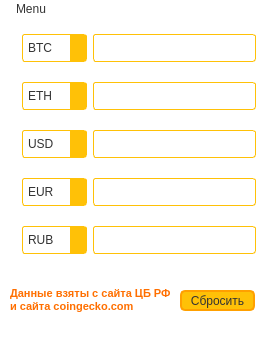
<?xml version="1.0" encoding="UTF-8"?>
<ui version="4.0">
 <class>MainWindow</class>
 <widget class="QMainWindow" name="MainWindow">
  <property name="enabled">
   <bool>true</bool>
  </property>
  <property name="geometry">
   <rect>
    <x>0</x>
    <y>0</y>
    <width>263</width>
    <height>344</height>
   </rect>
  </property>
  <property name="windowTitle">
   <string>EzConv</string>
  </property>
  <property name="windowIcon">
   <iconset theme="bitcoin">
    <normalon>../../.designer/backup/Bitcoin.svg.png</normalon>
   </iconset>
  </property>
  <property name="styleSheet">
   <string notr="true">/* Общие настройки */
QWidget {
    background-color: white;
    color: #333333;
    font-family: 'Arial', sans-serif;
}

/* Кнопки */
QPushButton {
    background-color: #FFC107;
    color: #333333;
    border: 2px solid #FFA000;
    border-radius: 5px;
}

QPushButton:hover {
    background-color: #FFD54F;
}

QPushButton:pressed {
    background-color: #FFA000;
}

/* Текстовые поля */
QLineEdit, QTextEdit {
    background-color: #FFFFFF;
    border: 1px solid #FFC107;
    border-radius: 3px;
    padding: 5px;
}

QLineEdit:focus, QTextEdit:focus {
    border: 2px solid #FF9800;
}

/* Заголовки */
QLabel {
    color: #FF6F00;
    font-weight: bold;
	font: 11px
}

/* Меню */
QMenuBar {
    background-color: white;
    color: #333333;
}

QMenuBar::item {
    spacing: 5px;
    padding: 3px 10px;
}

QMenuBar::item:selected {
    background-color: #FFC107;
}

/* Прогресс-бар */
QProgressBar {
    border: 2px solid #FFC107;
    border-radius: 5px;
    text-align: center;
}

QProgressBar::chunk {
    background-color: #FFC107;
}

/* Скроллбар */
QScrollBar:vertical {
    background-color: #FFF9C4;
    width: 15px;
}

QScrollBar::handle:vertical {
    background-color: #FFC107;
    min-height: 20px;
}

/* Чекбоксы и радио-кнопки */
QCheckBox, QRadioButton {
    spacing: 5px;
}

QCheckBox::indicator, QRadioButton::indicator {
    width: 18px;
    height: 18px;
}

QCheckBox::indicator:checked {
    background-color: #FFC107;
}

/* Комбо-бокс */
QComboBox {
    background-color: #FFFFFF;
    border: 1px solid #FFC107;
    border-radius: 3px;
    padding: 5px;
}

QComboBox::drop-down {
    background-color: #FFC107;
}

QMessageBox{
	background-color: #FFFDE7;
    color: #333333;
    font-family: 'Arial', sans-serif;
}</string>
  </property>
  <widget class="QWidget" name="centralwidget">
   <property name="maximumSize">
    <size>
     <width>270</width>
     <height>329</height>
    </size>
   </property>
   <widget class="QWidget" name="gridLayoutWidget">
    <property name="geometry">
     <rect>
      <x>10</x>
      <y>0</y>
      <width>246</width>
      <height>251</height>
     </rect>
    </property>
    <layout class="QGridLayout" name="gridLayout">
     <property name="sizeConstraint">
      <enum>QLayout::SetDefaultConstraint</enum>
     </property>
     <property name="topMargin">
      <number>0</number>
     </property>
     <property name="verticalSpacing">
      <number>6</number>
     </property>
     <item row="1" column="2">
      <widget class="QComboBox" name="currency1">
       <item>
        <property name="text">
         <string>BTC</string>
        </property>
       </item>
       <item>
        <property name="text">
         <string>ETH</string>
        </property>
       </item>
       <item>
        <property name="text">
         <string>USDT</string>
        </property>
       </item>
       <item>
        <property name="text">
         <string>SOL</string>
        </property>
       </item>
       <item>
        <property name="text">
         <string>BNB</string>
        </property>
       </item>
       <item>
        <property name="text">
         <string>DOGE</string>
        </property>
       </item>
       <item>
        <property name="text">
         <string>TRX</string>
        </property>
       </item>
       <item>
        <property name="text">
         <string>XRP</string>
        </property>
       </item>
       <item>
        <property name="text">
         <string>TON</string>
        </property>
       </item>
       <item>
        <property name="text">
         <string>USD</string>
        </property>
       </item>
       <item>
        <property name="text">
         <string>EUR</string>
        </property>
       </item>
       <item>
        <property name="text">
         <string>RUB</string>
        </property>
       </item>
       <item>
        <property name="text">
         <string>AED</string>
        </property>
       </item>
       <item>
        <property name="text">
         <string>CNY</string>
        </property>
       </item>
       <item>
        <property name="text">
         <string>JPY</string>
        </property>
       </item>
       <item>
        <property name="text">
         <string>KZT</string>
        </property>
       </item>
      </widget>
     </item>
     <item row="3" column="0">
      <widget class="QLabel" name="img2">
       <property name="text">
        <string/>
       </property>
      </widget>
     </item>
     <item row="1" column="0">
      <widget class="QLabel" name="img1">
       <property name="text">
        <string/>
       </property>
       <property name="alignment">
        <set>Qt::AlignCenter</set>
       </property>
      </widget>
     </item>
     <item row="5" column="0">
      <widget class="QLabel" name="img4">
       <property name="text">
        <string/>
       </property>
       <property name="alignment">
        <set>Qt::AlignCenter</set>
       </property>
      </widget>
     </item>
     <item row="4" column="0">
      <widget class="QLabel" name="img3">
       <property name="text">
        <string/>
       </property>
       <property name="alignment">
        <set>Qt::AlignCenter</set>
       </property>
      </widget>
     </item>
     <item row="7" column="0">
      <widget class="QLabel" name="img5">
       <property name="text">
        <string/>
       </property>
       <property name="alignment">
        <set>Qt::AlignCenter</set>
       </property>
      </widget>
     </item>
     <item row="1" column="3">
      <widget class="QLineEdit" name="lineEdit_1">
       <property name="inputMethodHints">
        <set>Qt::ImhDigitsOnly</set>
       </property>
       <property name="text">
        <string notr="true"/>
       </property>
       <property name="frame">
        <bool>true</bool>
       </property>
       <property name="alignment">
        <set>Qt::AlignRight|Qt::AlignTrailing|Qt::AlignVCenter</set>
       </property>
      </widget>
     </item>
     <item row="7" column="3">
      <widget class="QLineEdit" name="lineEdit_5">
       <property name="inputMethodHints">
        <set>Qt::ImhDigitsOnly</set>
       </property>
       <property name="text">
        <string/>
       </property>
       <property name="alignment">
        <set>Qt::AlignRight|Qt::AlignTrailing|Qt::AlignVCenter</set>
       </property>
      </widget>
     </item>
     <item row="3" column="3">
      <widget class="QLineEdit" name="lineEdit_2">
       <property name="inputMethodHints">
        <set>Qt::ImhDigitsOnly</set>
       </property>
       <property name="text">
        <string/>
       </property>
       <property name="alignment">
        <set>Qt::AlignRight|Qt::AlignTrailing|Qt::AlignVCenter</set>
       </property>
      </widget>
     </item>
     <item row="4" column="2">
      <widget class="QComboBox" name="currency3">
       <item>
        <property name="text">
         <string>USD</string>
        </property>
       </item>
       <item>
        <property name="text">
         <string>BTC</string>
        </property>
       </item>
       <item>
        <property name="text">
         <string>ETH</string>
        </property>
       </item>
       <item>
        <property name="text">
         <string>USDT</string>
        </property>
       </item>
       <item>
        <property name="text">
         <string>SOL</string>
        </property>
       </item>
       <item>
        <property name="text">
         <string>BNB</string>
        </property>
       </item>
       <item>
        <property name="text">
         <string>DOGE</string>
        </property>
       </item>
       <item>
        <property name="text">
         <string>TRX</string>
        </property>
       </item>
       <item>
        <property name="text">
         <string>XRP</string>
        </property>
       </item>
       <item>
        <property name="text">
         <string>TON</string>
        </property>
       </item>
       <item>
        <property name="text">
         <string>EUR</string>
        </property>
       </item>
       <item>
        <property name="text">
         <string>RUB</string>
        </property>
       </item>
       <item>
        <property name="text">
         <string>AED</string>
        </property>
       </item>
       <item>
        <property name="text">
         <string>CNY</string>
        </property>
       </item>
       <item>
        <property name="text">
         <string>JPY</string>
        </property>
       </item>
       <item>
        <property name="text">
         <string>KZT</string>
        </property>
       </item>
      </widget>
     </item>
     <item row="3" column="2">
      <widget class="QComboBox" name="currency2">
       <item>
        <property name="text">
         <string>ETH</string>
        </property>
       </item>
       <item>
        <property name="text">
         <string>BTC</string>
        </property>
       </item>
       <item>
        <property name="text">
         <string>USDT</string>
        </property>
       </item>
       <item>
        <property name="text">
         <string>SOL</string>
        </property>
       </item>
       <item>
        <property name="text">
         <string>BNB</string>
        </property>
       </item>
       <item>
        <property name="text">
         <string>DOGE</string>
        </property>
       </item>
       <item>
        <property name="text">
         <string>TRX</string>
        </property>
       </item>
       <item>
        <property name="text">
         <string>XRP</string>
        </property>
       </item>
       <item>
        <property name="text">
         <string>TON</string>
        </property>
       </item>
       <item>
        <property name="text">
         <string>USD</string>
        </property>
       </item>
       <item>
        <property name="text">
         <string>EUR</string>
        </property>
       </item>
       <item>
        <property name="text">
         <string>RUB</string>
        </property>
       </item>
       <item>
        <property name="text">
         <string>AED</string>
        </property>
       </item>
       <item>
        <property name="text">
         <string>CNY</string>
        </property>
       </item>
       <item>
        <property name="text">
         <string>JPY</string>
        </property>
       </item>
       <item>
        <property name="text">
         <string>KZT</string>
        </property>
       </item>
      </widget>
     </item>
     <item row="5" column="3">
      <widget class="QLineEdit" name="lineEdit_4">
       <property name="contextMenuPolicy">
        <enum>Qt::DefaultContextMenu</enum>
       </property>
       <property name="autoFillBackground">
        <bool>false</bool>
       </property>
       <property name="inputMethodHints">
        <set>Qt::ImhDigitsOnly</set>
       </property>
       <property name="text">
        <string/>
       </property>
       <property name="alignment">
        <set>Qt::AlignRight|Qt::AlignTrailing|Qt::AlignVCenter</set>
       </property>
      </widget>
     </item>
     <item row="4" column="3">
      <widget class="QLineEdit" name="lineEdit_3">
       <property name="inputMethodHints">
        <set>Qt::ImhDigitsOnly</set>
       </property>
       <property name="text">
        <string/>
       </property>
       <property name="alignment">
        <set>Qt::AlignRight|Qt::AlignTrailing|Qt::AlignVCenter</set>
       </property>
      </widget>
     </item>
     <item row="5" column="2">
      <widget class="QComboBox" name="currency4">
       <item>
        <property name="text">
         <string>EUR</string>
        </property>
       </item>
       <item>
        <property name="text">
         <string>BTC</string>
        </property>
       </item>
       <item>
        <property name="text">
         <string>ETH</string>
        </property>
       </item>
       <item>
        <property name="text">
         <string>USDT</string>
        </property>
       </item>
       <item>
        <property name="text">
         <string>SOL</string>
        </property>
       </item>
       <item>
        <property name="text">
         <string>BNB</string>
        </property>
       </item>
       <item>
        <property name="text">
         <string>DOGE</string>
        </property>
       </item>
       <item>
        <property name="text">
         <string>TRX</string>
        </property>
       </item>
       <item>
        <property name="text">
         <string>XRP</string>
        </property>
       </item>
       <item>
        <property name="text">
         <string>TON</string>
        </property>
       </item>
       <item>
        <property name="text">
         <string>USD</string>
        </property>
       </item>
       <item>
        <property name="text">
         <string>RUB</string>
        </property>
       </item>
       <item>
        <property name="text">
         <string>AED</string>
        </property>
       </item>
       <item>
        <property name="text">
         <string>CNY</string>
        </property>
       </item>
       <item>
        <property name="text">
         <string>JPY</string>
        </property>
       </item>
       <item>
        <property name="text">
         <string>KZT</string>
        </property>
       </item>
      </widget>
     </item>
     <item row="7" column="2">
      <widget class="QComboBox" name="currency5">
       <item>
        <property name="text">
         <string>RUB</string>
        </property>
       </item>
       <item>
        <property name="text">
         <string>BTC</string>
        </property>
       </item>
       <item>
        <property name="text">
         <string>ETH</string>
        </property>
       </item>
       <item>
        <property name="text">
         <string>USDT</string>
        </property>
       </item>
       <item>
        <property name="text">
         <string>SOL</string>
        </property>
       </item>
       <item>
        <property name="text">
         <string>BNB</string>
        </property>
       </item>
       <item>
        <property name="text">
         <string>DOGE</string>
        </property>
       </item>
       <item>
        <property name="text">
         <string>TRX</string>
        </property>
       </item>
       <item>
        <property name="text">
         <string>XRP</string>
        </property>
       </item>
       <item>
        <property name="text">
         <string>TON</string>
        </property>
       </item>
       <item>
        <property name="text">
         <string>USD</string>
        </property>
       </item>
       <item>
        <property name="text">
         <string>EUR</string>
        </property>
       </item>
       <item>
        <property name="text">
         <string>AED</string>
        </property>
       </item>
       <item>
        <property name="text">
         <string>CNY</string>
        </property>
       </item>
       <item>
        <property name="text">
         <string>JPY</string>
        </property>
       </item>
       <item>
        <property name="text">
         <string>KZT</string>
        </property>
       </item>
      </widget>
     </item>
    </layout>
   </widget>
   <widget class="QPushButton" name="reset_values_btn">
    <property name="geometry">
     <rect>
      <x>180</x>
      <y>270</y>
      <width>75</width>
      <height>21</height>
     </rect>
    </property>
    <property name="text">
     <string>Сбросить</string>
    </property>
   </widget>
   <widget class="QLabel" name="label">
    <property name="geometry">
     <rect>
      <x>10</x>
      <y>260</y>
      <width>161</width>
      <height>41</height>
     </rect>
    </property>
    <property name="text">
     <string>&lt;html&gt;&lt;head/&gt;&lt;body&gt;&lt;p&gt;&lt;span style=&quot; font-weight:600;&quot;&gt;Данные взяты с сайта ЦБ РФ&lt;br/&gt;и сайта coingecko.com&lt;/span&gt;&lt;/p&gt;&lt;/body&gt;&lt;/html&gt;</string>
    </property>
    <property name="textFormat">
     <enum>Qt::AutoText</enum>
    </property>
   </widget>
  </widget>
  <widget class="QMenuBar" name="menubar">
   <property name="geometry">
    <rect>
     <x>0</x>
     <y>0</y>
     <width>263</width>
     <height>22</height>
    </rect>
   </property>
   <widget class="QMenu" name="menuMenu">
    <property name="title">
     <string>Menu</string>
    </property>
    <addaction name="reset_values_menu"/>
    <addaction name="reset_curr"/>
    <addaction name="refresh_rate"/>
    <addaction name="separator"/>
    <addaction name="exit_btn"/>
   </widget>
   <addaction name="menuMenu"/>
  </widget>
  <widget class="QStatusBar" name="statusbar"/>
  <action name="add_curr">
   <property name="text">
    <string>Добавить Валюту</string>
   </property>
  </action>
  <action name="refresh_rate">
   <property name="text">
    <string>Обновить курс</string>
   </property>
   <property name="shortcut">
    <string>F5</string>
   </property>
  </action>
  <action name="exit_btn">
   <property name="text">
    <string>Выход</string>
   </property>
   <property name="shortcut">
    <string>F9</string>
   </property>
  </action>
  <action name="reset_curr">
   <property name="text">
    <string>Сбросить валюты</string>
   </property>
   <property name="shortcut">
    <string>F3</string>
   </property>
  </action>
  <action name="reset_values_menu">
   <property name="text">
    <string>Сбросить значения</string>
   </property>
   <property name="shortcut">
    <string>F1</string>
   </property>
  </action>
 </widget>
 <resources/>
 <connections/>
</ui>
